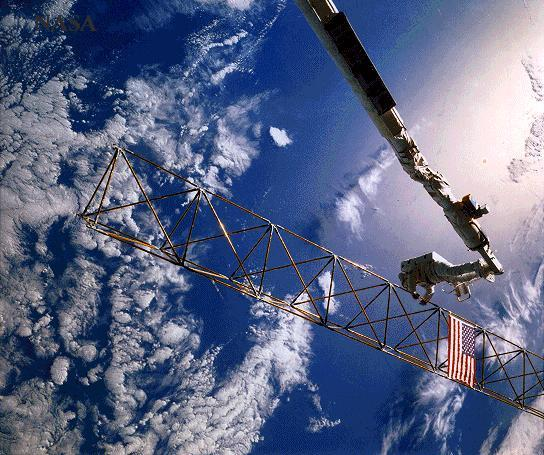
//> input picture astronaut.jpg, 544 x 455 px
$ ./program1 astronaut.jpg noisy_backyard.jpg   (built with g++ and OpenCV 4)
//> lines starting //> are read from the running program, lines starting //| are printed output that depends on the picture
/****************************************************************************
* Program 1 for 4420 Project 2																							*
* Author: Allie Robbins																											*
* Language: C++ with OpenCV libraries																				*
* IDE: Visual Studio 2017																										*
* Purpose: Write a program to compare two grayscale images of the same size.*
* Compute the average distance between corresponding pixel intensity levels.*
****************************************************************************/

#include <opencv2/core/core.hpp>
#include <opencv2/highgui/highgui.hpp>
#include <opencv2/imgproc/imgproc.hpp>
#include <opencv2/opencv.hpp>

#include <cmath>
#include <cstdio>
#include <cstdlib>
#include <iostream>

using namespace cv;
using namespace std;

int main(int argc, char *argv[]) {

	//Declare needed variables (in order of use)
	int intensityLevel1 = 0;
	int intensityLevel2 = 0;
	int imageSize = 0;
	float avgIntensity1 = 0;
	float avgIntensity2 = 0;
	float avgDistance = 0;

	// Get grey images from command line
	Mat image1 = imread(argv[1], IMREAD_GRAYSCALE);
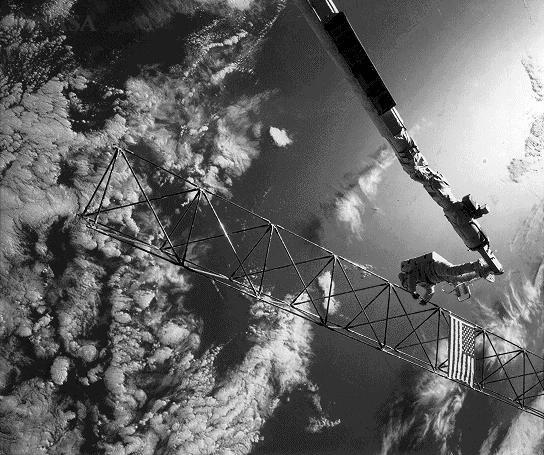
//> image1: 455 rows x 544 cols, CV_8UC1; min 0, max 255, mean 101.9
	Mat image2 = imread(argv[2], IMREAD_GRAYSCALE);
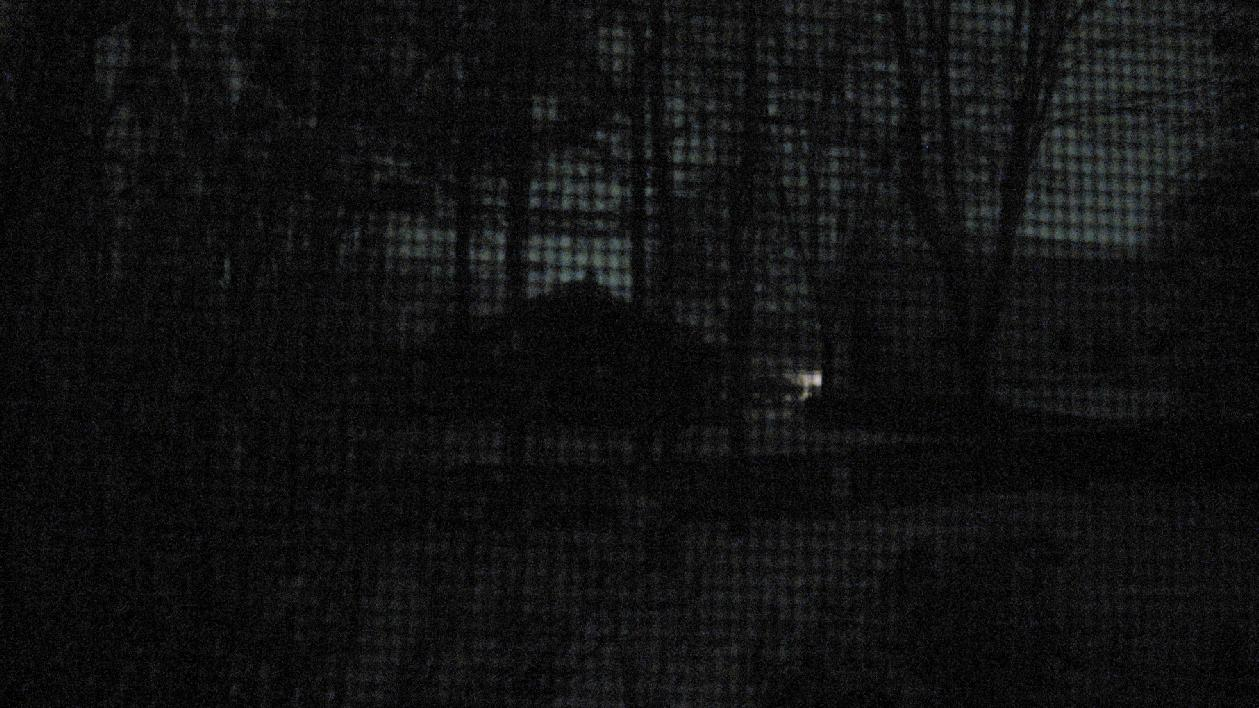
//> input picture noisy_backyard.jpg, 1259 x 708 px
//> image2: 708 rows x 1259 cols, CV_8UC1; min 0, max 196, mean 17.4

	//Loop through the images to add the values (in int)
	for (int i = 0; i < image1.rows; i++) {
		for (int j = 0; j < image1.cols; j++) {
			intensityLevel1 += image1.at<uchar>(i, j);
			intensityLevel2 += image2.at<uchar>(i, j);
		}
	}
//> this loop made 455 passes
//> (intensityLevel1, intensityLevel2) on passes 1 to 3: (45030, 9260), (89349, 19068), (133461, 28371)
//> after the loop, intensityLevel1 = 25221480; intensityLevel2 = 3715743

	//Get the image size to use for calculatig the averages
	imageSize = image1.rows * image1.cols;
//> imageSize = 247520

	//Find the average by dividing the sum by the size (in float)
	avgIntensity1 = float(intensityLevel1) / float(imageSize);
//> avgIntensity1 = 101.9
	avgIntensity2 = float(intensityLevel2) / float(imageSize);
//> avgIntensity2 = 15.01

	//Get the average distance of the two images
	avgDistance = abs(avgIntensity1 - avgIntensity2);
//> avgDistance = 86.88

	//Print statistic
	printf("Average Distance: %g", avgDistance);
//| Average Distance: 86.8848

	//End of program 1
	return 0;
}
